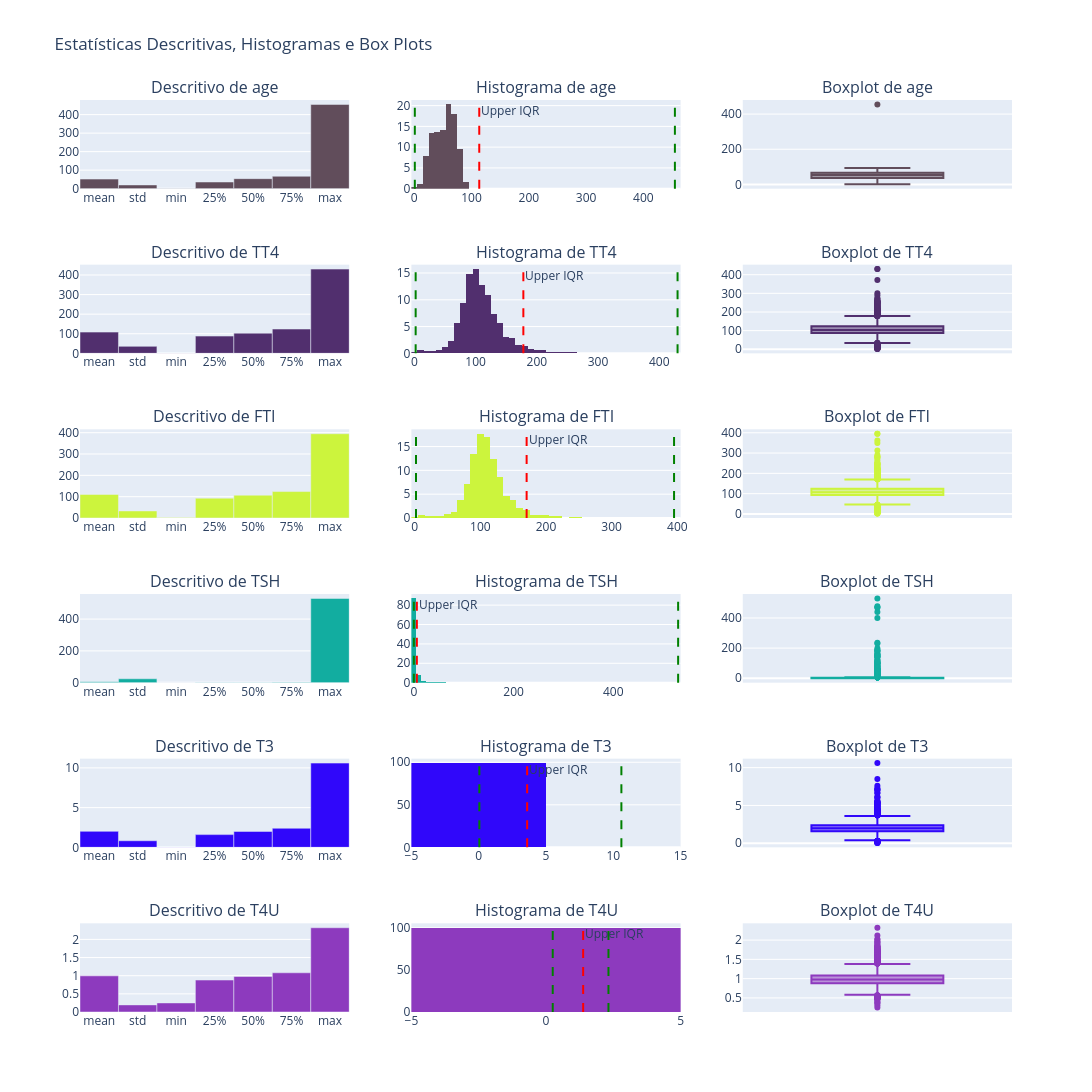

The notebook cell this image was saved under:
### Code cell
subplotsTitles = []
for i in column_number:
     subplotsTitles.append(f'Descritivo de {i}')
     subplotsTitles.append(f'Histograma de {i}')
     subplotsTitles.append(f'Boxplot de {i}')

fig = make_subplots(rows=len(column_number), cols=3, subplot_titles=subplotsTitles)

colors = ["#{:06x}".format(random.randint(0, 0xFFFFFF)) for _ in range(len(column_number))]

for row, i in enumerate(column_number, start=1):
    # Estatísticas descritivas
    describe = data[i].describe()
    describe.drop(['count'], inplace= True)
    describeplt = go.Bar(
        x=describe.index,
        y=describe.values,
        name=f'Descritivo de {i}',
        marker_color=colors[row - 1]
    )
    fig.add_trace(describeplt, row=row, col=1)
    
    
    # Histograma
   
    # Adicionar linhas superior e inferior
    min_val = describe['min']
    max_val = describe['max']
    iqr_upper = diqr.loc[i, 'upper_bound']

    histogram = px.histogram(data, x=i, nbins=data[i].nunique(), histnorm='percent', range_x=[0, 2*describe['max']],color_discrete_sequence=[colors[row - 1]])
    fig.add_trace(histogram.data[0], row=row, col=2)
    fig.add_vline(x=min_val, line=dict(color = 'green', dash = 'dash'), row=row, col=2)
    fig.add_vline(x=max_val, line=dict(color = 'green', dash = 'dash'), row=row, col=2)        
    fig.add_vline(x=iqr_upper, line=dict(color = 'red', dash = 'dash'), row=row, col=2, annotation=dict(text="Upper IQR"))
    
    
    # Box plot
    box = px.box(data, y=i, color_discrete_sequence=[colors[row - 1]])
    fig.add_trace(box.data[0], row=row,col=3)



fig.update_layout(title_text='Estatísticas Descritivas, Histogramas e Box Plots', showlegend=False, height=3000, width=1400)
fig.show()

### Figure 1 — Plotly figure (JSON) as saved in the notebook; plotly's stock layout.template omitted (floating-point values rounded to 4 significant figures; data arrays with more than 128 entries replaced by an {"elided": "..."} marker saying what was removed)
{"data": [{"marker": {"color": "#614d5b"}, "name": "Descritivo de age", "type": "bar", "x": ["mean", "std", "min", "25%", "50%", "75%", "max"], "xaxis": "x", "y": [51.74, 20.08, 1.0, 36.0, 54.0, 67.0, 455.0], "yaxis": "y"}, {"bingroup": "x", "histnorm": "percent", "hovertemplate": "age=%{x}<br>percent=%{y}<extra></extra>", "legendgroup": "", "marker": {"color": "#614d5b", "pattern": {"shape": ""}}, "name": "", "nbinsx": 93, "orientation": "v", "showlegend": false, "type": "histogram", "x": {"elided": "3772 float values"}, "xaxis": "x2", "yaxis": "y2"}, {"alignmentgroup": "True", "hovertemplate": "age=%{y}<extra></extra>", "legendgroup": "", "marker": {"color": "#614d5b"}, "name": "", "notched": false, "offsetgroup": "", "orientation": "v", "showlegend": false, "type": "box", "x0": " ", "xaxis": "x3", "y": {"elided": "3772 float values"}, "y0": " ", "yaxis": "y3"}, {"marker": {"color": "#512f6e"}, "name": "Descritivo de TT4", "type": "bar", "x": ["mean", "std", "min", "25%", "50%", "75%", "max"], "xaxis": "x4", "y": [108.3, 35.6, 2.0, 88.0, 103.0, 124.0, 430.0], "yaxis": "y4"}, {"bingroup": "x", "histnorm": "percent", "hovertemplate": "TT4=%{x}<br>percent=%{y}<extra></extra>", "legendgroup": "", "marker": {"color": "#512f6e", "pattern": {"shape": ""}}, "name": "", "nbinsx": 241, "orientation": "v", "showlegend": false, "type": "histogram", "x": {"elided": "3772 float values"}, "xaxis": "x5", "yaxis": "y5"}, {"alignmentgroup": "True", "hovertemplate": "TT4=%{y}<extra></extra>", "legendgroup": "", "marker": {"color": "#512f6e"}, "name": "", "notched": false, "offsetgroup": "", "orientation": "v", "showlegend": false, "type": "box", "x0": " ", "xaxis": "x6", "y": {"elided": "3772 float values"}, "y0": " ", "yaxis": "y6"}, {"marker": {"color": "#ccf43d"}, "name": "Descritivo de FTI", "type": "bar", "x": ["mean", "std", "min", "25%", "50%", "75%", "max"], "xaxis": "x7", "y": [110.5, 33.09, 2.0, 93.0, 107.0, 124.0, 395.0], "yaxis": "y7"}, {"bingroup": "x", "histnorm": "percent", "hovertemplate": "FTI=%{x}<br>percent=%{y}<extra></extra>", "legendgroup": "", "marker": {"color": "#ccf43d", "pattern": {"shape": ""}}, "name": "", "nbinsx": 234, "orientation": "v", "showlegend": false, "type": "histogram", "x": {"elided": "3772 float values"}, "xaxis": "x8", "yaxis": "y8"}, {"alignmentgroup": "True", "hovertemplate": "FTI=%{y}<extra></extra>", "legendgroup": "", "marker": {"color": "#ccf43d"}, "name": "", "notched": false, "offsetgroup": "", "orientation": "v", "showlegend": false, "type": "box", "x0": " ", "xaxis": "x9", "y": {"elided": "3772 float values"}, "y0": " ", "yaxis": "y9"}, {"marker": {"color": "#12ada0"}, "name": "Descritivo de TSH", "type": "bar", "x": ["mean", "std", "min", "25%", "50%", "75%", "max"], "xaxis": "x10", "y": [5.087, 24.52, 0.005, 0.5, 1.4, 2.7, 530.0], "yaxis": "y10"}, {"bingroup": "x", "histnorm": "percent", "hovertemplate": "TSH=%{x}<br>percent=%{y}<extra></extra>", "legendgroup": "", "marker": {"color": "#12ada0", "pattern": {"shape": ""}}, "name": "", "nbinsx": 287, "orientation": "v", "showlegend": false, "type": "histogram", "x": {"elided": "3772 float values"}, "xaxis": "x11", "yaxis": "y11"}, {"alignmentgroup": "True", "hovertemplate": "TSH=%{y}<extra></extra>", "legendgroup": "", "marker": {"color": "#12ada0"}, "name": "", "notched": false, "offsetgroup": "", "orientation": "v", "showlegend": false, "type": "box", "x0": " ", "xaxis": "x12", "y": {"elided": "3772 float values"}, "y0": " ", "yaxis": "y12"}, {"marker": {"color": "#3007fa"}, "name": "Descritivo de T3", "type": "bar", "x": ["mean", "std", "min", "25%", "50%", "75%", "max"], "xaxis": "x13", "y": [2.013, 0.8274, 0.05, 1.6, 2.0, 2.4, 10.6], "yaxis": "y13"}, {"bingroup": "x", "histnorm": "percent", "hovertemplate": "T3=%{x}<br>percent=%{y}<extra></extra>", "legendgroup": "", "marker": {"color": "#3007fa", "pattern": {"shape": ""}}, "name": "", "nbinsx": 69, "orientation": "v", "showlegend": false, "type": "histogram", "x": {"elided": "3772 float values"}, "xaxis": "x14", "yaxis": "y14"}, {"alignmentgroup": "True", "hovertemplate": "T3=%{y}<extra></extra>", "legendgroup": "", "marker": {"color": "#3007fa"}, "name": "", "notched": false, "offsetgroup": "", "orientation": "v", "showlegend": false, "type": "box", "x0": " ", "xaxis": "x15", "y": {"elided": "3772 float values"}, "y0": " ", "yaxis": "y15"}, {"marker": {"color": "#8d3abe"}, "name": "Descritivo de T4U", "type": "bar", "x": ["mean", "std", "min", "25%", "50%", "75%", "max"], "xaxis": "x16", "y": [0.995, 0.1955, 0.25, 0.88, 0.98, 1.08, 2.32], "yaxis": "y16"}, {"bingroup": "x", "histnorm": "percent", "hovertemplate": "T4U=%{x}<br>percent=%{y}<extra></extra>", "legendgroup": "", "marker": {"color": "#8d3abe", "pattern": {"shape": ""}}, "name": "", "nbinsx": 146, "orientation": "v", "showlegend": false, "type": "histogram", "x": {"elided": "3772 float values"}, "xaxis": "x17", "yaxis": "y17"}, {"alignmentgroup": "True", "hovertemplate": "T4U=%{y}<extra></extra>", "legendgroup": "", "marker": {"color": "#8d3abe"}, "name": "", "notched": false, "offsetgroup": "", "orientation": "v", "showlegend": false, "type": "box", "x0": " ", "xaxis": "x18", "y": {"elided": "3772 float values"}, "y0": " ", "yaxis": "y18"}], "layout": {"annotations": [{"font": {"size": 16}, "showarrow": false, "text": "Descritivo de age", "x": 0.1444, "xanchor": "center", "xref": "paper", "y": 1.0, "yanchor": "bottom", "yref": "paper"}, {"font": {"size": 16}, "showarrow": false, "text": "Histograma de age", "x": 0.5, "xanchor": "center", "xref": "paper", "y": 1.0, "yanchor": "bottom", "yref": "paper"}, {"font": {"size": 16}, "showarrow": false, "text": "Boxplot de age", "x": 0.8556, "xanchor": "center", "xref": "paper", "y": 1.0, "yanchor": "bottom", "yref": "paper"}, {"font": {"size": 16}, "showarrow": false, "text": "Descritivo de TT4", "x": 0.1444, "xanchor": "center", "xref": "paper", "y": 0.8194, "yanchor": "bottom", "yref": "paper"}, {"font": {"size": 16}, "showarrow": false, "text": "Histograma de TT4", "x": 0.5, "xanchor": "center", "xref": "paper", "y": 0.8194, "yanchor": "bottom", "yref": "paper"}, {"font": {"size": 16}, "showarrow": false, "text": "Boxplot de TT4", "x": 0.8556, "xanchor": "center", "xref": "paper", "y": 0.8194, "yanchor": "bottom", "yref": "paper"}, {"font": {"size": 16}, "showarrow": false, "text": "Descritivo de FTI", "x": 0.1444, "xanchor": "center", "xref": "paper", "y": 0.6389, "yanchor": "bottom", "yref": "paper"}, {"font": {"size": 16}, "showarrow": false, "text": "Histograma de FTI", "x": 0.5, "xanchor": "center", "xref": "paper", "y": 0.6389, "yanchor": "bottom", "yref": "paper"}, {"font": {"size": 16}, "showarrow": false, "text": "Boxplot de FTI", "x": 0.8556, "xanchor": "center", "xref": "paper", "y": 0.6389, "yanchor": "bottom", "yref": "paper"}, {"font": {"size": 16}, "showarrow": false, "text": "Descritivo de TSH", "x": 0.1444, "xanchor": "center", "xref": "paper", "y": 0.4583, "yanchor": "bottom", "yref": "paper"}, {"font": {"size": 16}, "showarrow": false, "text": "Histograma de TSH", "x": 0.5, "xanchor": "center", "xref": "paper", "y": 0.4583, "yanchor": "bottom", "yref": "paper"}, {"font": {"size": 16}, "showarrow": false, "text": "Boxplot de TSH", "x": 0.8556, "xanchor": "center", "xref": "paper", "y": 0.4583, "yanchor": "bottom", "yref": "paper"}, {"font": {"size": 16}, "showarrow": false, "text": "Descritivo de T3", "x": 0.1444, "xanchor": "center", "xref": "paper", "y": 0.2778, "yanchor": "bottom", "yref": "paper"}, {"font": {"size": 16}, "showarrow": false, "text": "Histograma de T3", "x": 0.5, "xanchor": "center", "xref": "paper", "y": 0.2778, "yanchor": "bottom", "yref": "paper"}, {"font": {"size": 16}, "showarrow": false, "text": "Boxplot de T3", "x": 0.8556, "xanchor": "center", "xref": "paper", "y": 0.2778, "yanchor": "bottom", "yref": "paper"}, {"font": {"size": 16}, "showarrow": false, "text": "Descritivo de T4U", "x": 0.1444, "xanchor": "center", "xref": "paper", "y": 0.09722, "yanchor": "bottom", "yref": "paper"}, {"font": {"size": 16}, "showarrow": false, "text": "Histograma de T4U", "x": 0.5, "xanchor": "center", "xref": "paper", "y": 0.09722, "yanchor": "bottom", "yref": "paper"}, {"font": {"size": 16}, "showarrow": false, "text": "Boxplot de T4U", "x": 0.8556, "xanchor": "center", "xref": "paper", "y": 0.09722, "yanchor": "bottom", "yref": "paper"}, {"showarrow": false, "text": "Upper IQR", "x": 113.5, "xanchor": "left", "xref": "x2", "y": 1, "yanchor": "top", "yref": "y2 domain"}, {"showarrow": false, "text": "Upper IQR", "x": 178, "xanchor": "left", "xref": "x5", "y": 1, "yanchor": "top", "yref": "y5 domain"}, {"showarrow": false, "text": "Upper IQR", "x": 170.5, "xanchor": "left", "xref": "x8", "y": 1, "yanchor": "top", "yref": "y8 domain"}, {"showarrow": false, "text": "Upper IQR", "x": 6, "xanchor": "left", "xref": "x11", "y": 1, "yanchor": "top", "yref": "y11 domain"}, {"showarrow": false, "text": "Upper IQR", "x": 3.6, "xanchor": "left", "xref": "x14", "y": 1, "yanchor": "top", "yref": "y14 domain"}, {"showarrow": false, "text": "Upper IQR", "x": 1.38, "xanchor": "left", "xref": "x17", "y": 1, "yanchor": "top", "yref": "y17 domain"}], "height": 3000, "shapes": [{"line": {"color": "green", "dash": "dash"}, "type": "line", "x0": 1, "x1": 1, "xref": "x2", "y0": 0, "y1": 1, "yref": "y2 domain"}, {"line": {"color": "green", "dash": "dash"}, "type": "line", "x0": 455, "x1": 455, "xref": "x2", "y0": 0, "y1": 1, "yref": "y2 domain"}, {"line": {"color": "red", "dash": "dash"}, "type": "line", "x0": 113.5, "x1": 113.5, "xref": "x2", "y0": 0, "y1": 1, "yref": "y2 domain"}, {"line": {"color": "green", "dash": "dash"}, "type": "line", "x0": 2, "x1": 2, "xref": "x5", "y0": 0, "y1": 1, "yref": "y5 domain"}, {"line": {"color": "green", "dash": "dash"}, "type": "line", "x0": 430, "x1": 430, "xref": "x5", "y0": 0, "y1": 1, "yref": "y5 domain"}, {"line": {"color": "red", "dash": "dash"}, "type": "line", "x0": 178, "x1": 178, "xref": "x5", "y0": 0, "y1": 1, "yref": "y5 domain"}, {"line": {"color": "green", "dash": "dash"}, "type": "line", "x0": 2, "x1": 2, "xref": "x8", "y0": 0, "y1": 1, "yref": "y8 domain"}, {"line": {"color": "green", "dash": "dash"}, "type": "line", "x0": 395, "x1": 395, "xref": "x8", "y0": 0, "y1": 1, "yref": "y8 domain"}, {"line": {"color": "red", "dash": "dash"}, "type": "line", "x0": 170.5, "x1": 170.5, "xref": "x8", "y0": 0, "y1": 1, "yref": "y8 domain"}, {"line": {"color": "green", "dash": "dash"}, "type": "line", "x0": 0.005, "x1": 0.005, "xref": "x11", "y0": 0, "y1": 1, "yref": "y11 domain"}, {"line": {"color": "green", "dash": "dash"}, "type": "line", "x0": 530, "x1": 530, "xref": "x11", "y0": 0, "y1": 1, "yref": "y11 domain"}, {"line": {"color": "red", "dash": "dash"}, "type": "line", "x0": 6, "x1": 6, "xref": "x11", "y0": 0, "y1": 1, "yref": "y11 domain"}, {"line": {"color": "green", "dash": "dash"}, "type": "line", "x0": 0.05, "x1": 0.05, "xref": "x14", "y0": 0, "y1": 1, "yref": "y14 domain"}, {"line": {"color": "green", "dash": "dash"}, "type": "line", "x0": 10.6, "x1": 10.6, "xref": "x14", "y0": 0, "y1": 1, "yref": "y14 domain"}, {"line": {"color": "red", "dash": "dash"}, "type": "line", "x0": 3.6, "x1": 3.6, "xref": "x14", "y0": 0, "y1": 1, "yref": "y14 domain"}, {"line": {"color": "green", "dash": "dash"}, "type": "line", "x0": 0.25, "x1": 0.25, "xref": "x17", "y0": 0, "y1": 1, "yref": "y17 domain"}, {"line": {"color": "green", "dash": "dash"}, "type": "line", "x0": 2.32, "x1": 2.32, "xref": "x17", "y0": 0, "y1": 1, "yref": "y17 domain"}, {"line": {"color": "red", "dash": "dash"}, "type": "line", "x0": 1.38, "x1": 1.38, "xref": "x17", "y0": 0, "y1": 1, "yref": "y17 domain"}], "showlegend": false, "title": {"text": "Estatísticas Descritivas, Histogramas e Box Plots"}, "width": 1400, "xaxis": {"anchor": "y", "domain": [0, 0.2889]}, "xaxis10": {"anchor": "y10", "domain": [0, 0.2889]}, "xaxis11": {"anchor": "y11", "domain": [0.3556, 0.6444]}, "xaxis12": {"anchor": "y12", "domain": [0.7111, 1]}, "xaxis13": {"anchor": "y13", "domain": [0, 0.2889]}, "xaxis14": {"anchor": "y14", "domain": [0.3556, 0.6444]}, "xaxis15": {"anchor": "y15", "domain": [0.7111, 1]}, "xaxis16": {"anchor": "y16", "domain": [0, 0.2889]}, "xaxis17": {"anchor": "y17", "domain": [0.3556, 0.6444]}, "xaxis18": {"anchor": "y18", "domain": [0.7111, 1]}, "xaxis2": {"anchor": "y2", "domain": [0.3556, 0.6444]}, "xaxis3": {"anchor": "y3", "domain": [0.7111, 1]}, "xaxis4": {"anchor": "y4", "domain": [0, 0.2889]}, "xaxis5": {"anchor": "y5", "domain": [0.3556, 0.6444]}, "xaxis6": {"anchor": "y6", "domain": [0.7111, 1]}, "xaxis7": {"anchor": "y7", "domain": [0, 0.2889]}, "xaxis8": {"anchor": "y8", "domain": [0.3556, 0.6444]}, "xaxis9": {"anchor": "y9", "domain": [0.7111, 1]}, "yaxis": {"anchor": "x", "domain": [0.9028, 1.0]}, "yaxis10": {"anchor": "x10", "domain": [0.3611, 0.4583]}, "yaxis11": {"anchor": "x11", "domain": [0.3611, 0.4583]}, "yaxis12": {"anchor": "x12", "domain": [0.3611, 0.4583]}, "yaxis13": {"anchor": "x13", "domain": [0.1806, 0.2778]}, "yaxis14": {"anchor": "x14", "domain": [0.1806, 0.2778]}, "yaxis15": {"anchor": "x15", "domain": [0.1806, 0.2778]}, "yaxis16": {"anchor": "x16", "domain": [0, 0.09722]}, "yaxis17": {"anchor": "x17", "domain": [0, 0.09722]}, "yaxis18": {"anchor": "x18", "domain": [0, 0.09722]}, "yaxis2": {"anchor": "x2", "domain": [0.9028, 1.0]}, "yaxis3": {"anchor": "x3", "domain": [0.9028, 1.0]}, "yaxis4": {"anchor": "x4", "domain": [0.7222, 0.8194]}, "yaxis5": {"anchor": "x5", "domain": [0.7222, 0.8194]}, "yaxis6": {"anchor": "x6", "domain": [0.7222, 0.8194]}, "yaxis7": {"anchor": "x7", "domain": [0.5417, 0.6389]}, "yaxis8": {"anchor": "x8", "domain": [0.5417, 0.6389]}, "yaxis9": {"anchor": "x9", "domain": [0.5417, 0.6389]}}}
